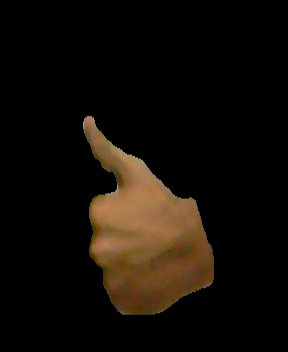
#> input picture Camara Gestos/SavedFrames2/G1_number1043.jpg, 288 x 352 px; its folder holds only this picture in this run
$ python 'Preprocess Images.py'
#> lines starting #> are read from the running program, lines starting #| are printed output that depends on the picture
import tkinter as tk
import cv2
import os
import numpy as np
from PIL import Image, ImageTk

import os
from pathlib import Path
from glob import iglob

tePath = Path("./SavedFrames2")
teList = [f for f in tePath.resolve().glob('**/*') if f.is_file()]

counter = 0
index = ''
for f in teList:
    image = cv2.imread(str(f))
#> image is the input picture: shape (352, 288, 3); mean B, G, R 7.3, 13.3, 18.8
    gray = cv2.cvtColor(image, cv2.COLOR_BGR2GRAY)

    #cv2.imshow('img', gray)
    #cv2.waitKey(0)
    #cv2.destroyAllWindows()

    basename = os.path.splitext(f.name)[0]
    newName = basename[:2]

    frame = image
    cv2.imwrite(r"NewFrames/" + newName + "_DER" +
                str(counter) + ".jpg", frame)
    cv2.imwrite(r"NewFrames/" + newName + "_IZQ" +
                str(counter) + ".jpg", cv2.flip(frame, 1))
    cv2.imwrite(r"NewFrames/" + newName + "_UPDER" +
                str(counter) + ".jpg", cv2.flip(frame, 0))
    cv2.imwrite(r"NewFrames/" + newName + "_UPIZQ" +
                str(counter) + ".jpg", cv2.flip(frame, -1))
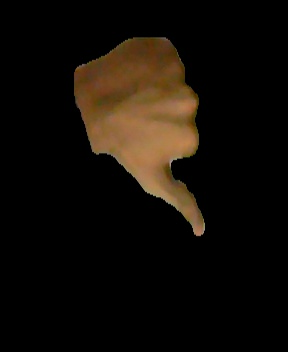
#> saved as G1_UPIZQ0.jpg: shape (352, 288, 3); mean B, G, R 7.3, 13.3, 18.8

    frameShape = image.shape
#> frameShape = (352, 288, 3)
    ret = cv2.getRotationMatrix2D(
        (frameShape[1] / 2.0, frameShape[0] / 2.0), 45, 1)
    frame = cv2.warpAffine(image, ret, ((frameShape[1], (frameShape[0]))))
    cv2.imwrite(r"NewFrames/" + newName + "_45DER" +
                str(counter) + ".jpg", frame)
    cv2.imwrite(r"NewFrames/" + newName + "_45IZQ" +
                str(counter) + ".jpg", cv2.flip(frame, 1))
    cv2.imwrite(r"NewFrames/" + newName + "_45UPDER" +
                str(counter) + ".jpg", cv2.flip(frame, 0))
    cv2.imwrite(r"NewFrames/" + newName + "_45UPIZQ" +
                str(counter) + ".jpg", cv2.flip(frame, -1))

    frameShape = image.shape
    ret = cv2.getRotationMatrix2D(
        (frameShape[1] / 2.0, frameShape[0] / 2.0), 90, 1)
    frame = cv2.warpAffine(image, ret, ((frameShape[1], (frameShape[0]))))
    cv2.imwrite(r"NewFrames/" + newName + "_90DER" +
                str(counter) + ".jpg", frame)
    cv2.imwrite(r"NewFrames/" + newName + "_90IZQ" +
                str(counter) + ".jpg", cv2.flip(frame, 1))
    cv2.imwrite(r"NewFrames/" + newName + "_90UPDER" +
                str(counter) + ".jpg", cv2.flip(frame, 0))
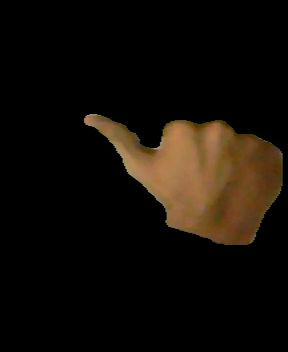
#> saved as G1_90UPDER0.jpg: shape (352, 288, 3); mean B, G, R 7.3, 13.3, 18.8
    cv2.imwrite(r"NewFrames/" + newName + "_90UPIZQ" +
                str(counter) + ".jpg", cv2.flip(frame, -1))
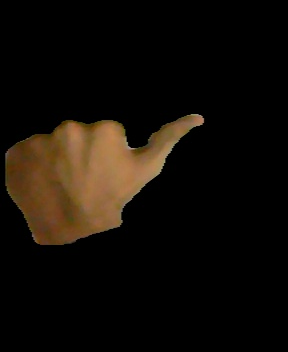
#> saved as G1_90UPIZQ0.jpg: shape (352, 288, 3); mean B, G, R 7.3, 13.3, 18.8

    frameShape = image.shape
    ret = cv2.getRotationMatrix2D(
        (frameShape[1] / 2.0, frameShape[0] / 2.0), 135, 1)
    frame = cv2.warpAffine(image, ret, ((frameShape[1], (frameShape[0]))))
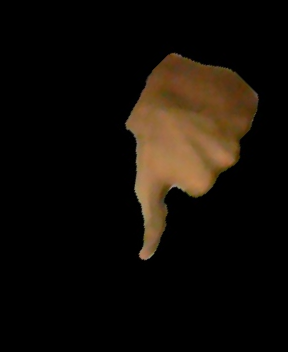
#> frame: shape (352, 288, 3); mean B, G, R 7.3, 13.3, 18.8
    cv2.imwrite(r"NewFrames/" + newName + "_135DER" +
                str(counter) + ".jpg", frame)
    cv2.imwrite(r"NewFrames/" + newName + "_135IZQ" +
                str(counter) + ".jpg", cv2.flip(frame, 1))
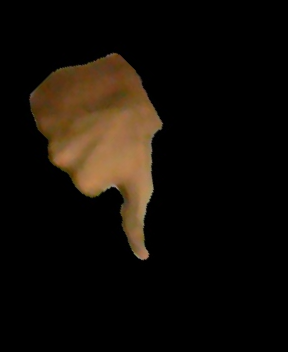
#> saved as G1_135IZQ0.jpg: shape (352, 288, 3); mean B, G, R 7.3, 13.3, 18.8
    cv2.imwrite(r"NewFrames/" + newName + "_135UPDER" +
                str(counter) + ".jpg", cv2.flip(frame, 0))
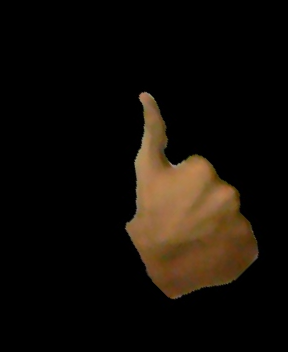
#> saved as G1_135UPDER0.jpg: shape (352, 288, 3); mean B, G, R 7.3, 13.3, 18.8
    cv2.imwrite(r"NewFrames/" + newName + "_135UPIZQ" +
                str(counter) + ".jpg", cv2.flip(frame, -1))
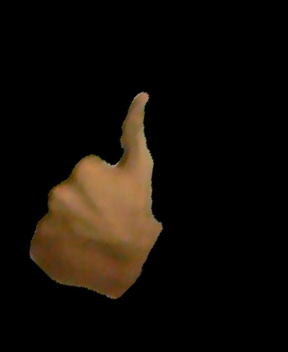
#> saved as G1_135UPIZQ0.jpg: shape (352, 288, 3); mean B, G, R 7.3, 13.3, 18.8

    counter = counter + 1

$ run again, on Camara Gestos/SavedFrames2/G1_number2058.jpg
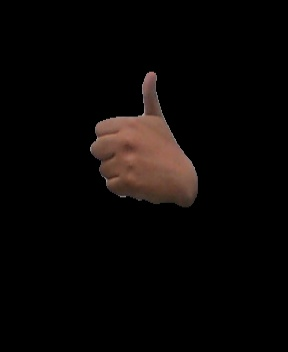
#> input picture Camara Gestos/SavedFrames2/G1_number2058.jpg, 288 x 352 px
#> image is the input picture: shape (352, 288, 3); mean B, G, R 5.5, 6.6, 9.5
#> `frame = cv2.warpAffine(image, ret, ((frameShape[1], (frameShape[0]))))`:
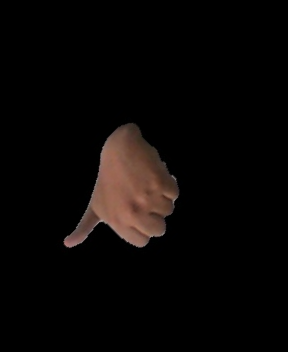
#> frame: shape (352, 288, 3); mean B, G, R 5.5, 6.6, 9.5
#> `cv2.imwrite(r"NewFrames/" + newName + "_135UPIZQ" + str(counter) + ".j..`:
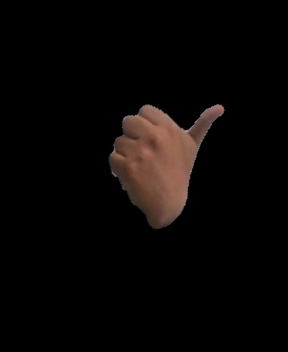
#> saved as G1_135UPIZQ0.jpg: shape (352, 288, 3); mean B, G, R 5.5, 6.6, 9.5

$ run again, on Camara Gestos/SavedFrames2/G1_number132.jpg
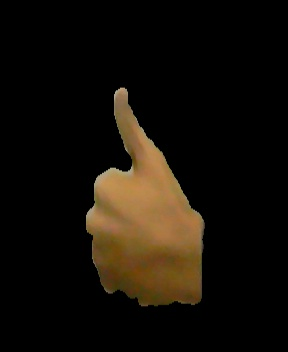
#> input picture Camara Gestos/SavedFrames2/G1_number132.jpg, 288 x 352 px
#> image is the input picture: shape (352, 288, 3); mean B, G, R 8.1, 15.4, 20.9
#> `cv2.imwrite(r"NewFrames/" + newName + "_135UPIZQ" + str(counter) + ".j..`:
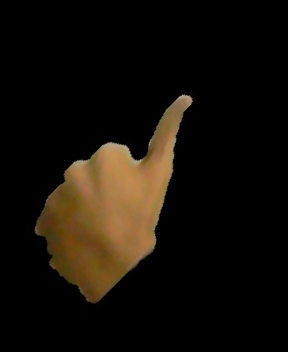
#> saved as G1_135UPIZQ0.jpg: shape (352, 288, 3); mean B, G, R 8.1, 15.4, 20.9
